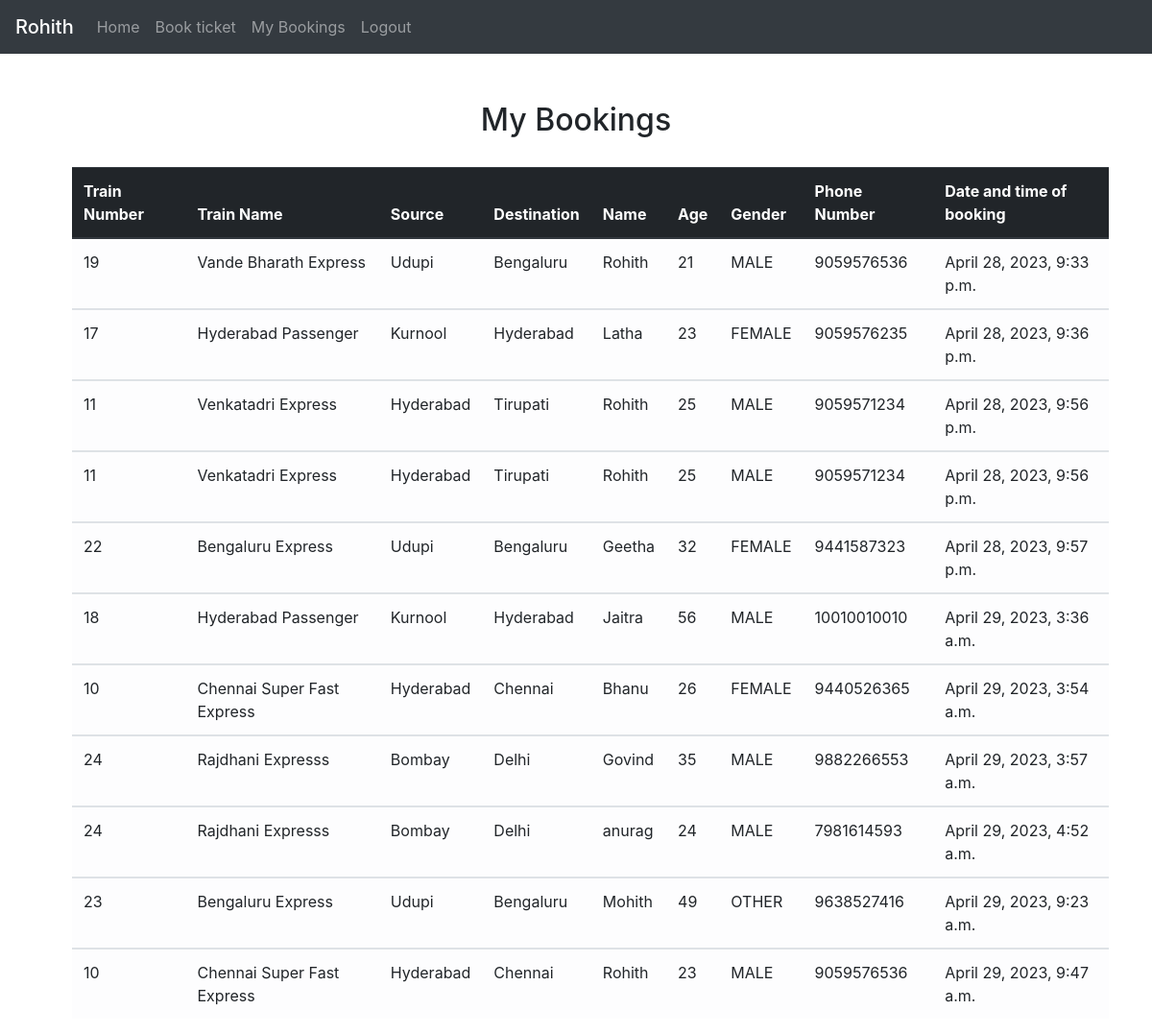
Screenshot of /mybooking/ (signed in) with the database file from the repository.
### reservation/models.py (models this page shows)
class person(models.Model):
    user = models.ForeignKey(User, on_delete=models.CASCADE)
    name=models.CharField(max_length=50)
    age=models.IntegerField()
    gender=models.CharField(max_length=50,choices=(("MALE","MALE"),("FEMALE","FEMALE"),("OTHER","OTHER")))
    email=models.EmailField(max_length=254)
    date_and_time_of_booking=models.DateTimeField(auto_now_add=True)
    phone_number = models.IntegerField(max_length=10)
    train=models.ForeignKey(trains, on_delete=models.CASCADE)

class trains(models.Model):
    train_name=models.CharField(max_length=50)
    source=models.CharField(max_length=50)
    destination=models.CharField(max_length=50)
    date=models.DateField()
    time=models.TimeField(auto_now=False, auto_now_add=False)
    price=models.FloatField(default=120)
    seats_available=models.IntegerField()

### reservation/views.py (the view)
# urls.py: path('mybooking/',views.mybooking,name="mybooking"),
def mybooking(request):
    if request.user.is_authenticated:
        p = person.objects.filter(email=request.user.email)
        return render(request, './mybooking.html', {'persons': p})
    else:
        return render(request, './error.html', {'msg': "User not authenticated"})

### reservation/templates/mybooking.html (shortened to what this page needs)
{% extends "./base.html" %}
{% block content %}
<div style="margin-top: 50px;">
    <center><h2> My Bookings </h2></center>
    <table class="table table-striped" style="width: 90%;margin-left:75px ;margin-top: 30px;">
        <thead class="thead-dark">
            <tr>
                <th scope="col">Train Number</th>
                <th scope="col">Train Name</th>
                <th scope="col">Source</th>
                <th scope="col">Destination</th>
                <th scope="col">Name</th>
                <th scope="col">Age</th>
                <th scope="col">Gender</th>
                <th scope="col">Phone Number</th>
                <th scope="col">Date and time of booking</th>
            </tr>
        </thead>
        <tbody>
            {%for p in persons%}
            <tr class="table-light">
                <td>{{p.train.pk}}</td>
                <td>{{p.train.train_name}}</td>
                <td>{{p.train.source}}</td>
                <td>{{p.train.destination}}</td>
                <td>{{p.name}}</td>
                <td>{{p.age}}</td>
                <td>{{p.gender}}</td>
                <td>{{p.phone_number}}</td>
                <td>{{p.date_and_time_of_booking}}</td>
            </tr>
            </tbody>
            {% endfor %}
    </table>
</div>
{% endblock %}

### reservation/templates/base.html (shortened to what this page needs)
<!doctype html>
<html lang="en">
<head>
    <link rel="stylesheet" href="https://stackpath.bootstrapcdn.com/bootstrap/4.1.3/css/bootstrap.min.css"
>
    <nav class="navbar navbar-expand-lg navbar-dark bg-dark">
        <ul class="navbar-nav">
            {% if request.user.is_superuser %}
            <span class="navbar-brand mb-0 h1">Admin</span>
            {% else %}
            <span class="navbar-brand mb-0 h1">{{request.user.username}}</span>
            {% endif %}
            <li class="nav-item">
                <a class="nav-link" href="http://127.0.0.1:8000/">Home</a>
            </li>
            <li class="nav-item">
                <a class="nav-link" href="http://127.0.0.1:8000/bookform/">Book ticket</a>
            </li>
            <li class="nav-item">
                <a class="nav-link" href="http://127.0.0.1:8000/mybooking/">My Bookings</a>
            </li>
            {% if request.user.is_authenticated %}
            <li class="nav-item">
                <a class="nav-link" href="http://127.0.0.1:8000/logout/">Logout</a>
            </li>
            {% endif %}
        </ul>
    </nav>
</head>
{% block content %}
{% endblock %}
</html>

### rows the page displays
person: train.pk "19", train.train_name "Vande Bharath Express", train.source "Udupi", train.destination "Bengaluru", name "Rohith", age "21", gender "MALE", phone_number "9059576536", date_and_time_of_booking "April 28, 2023, 9:33 p.m."
person: train.pk "17", train.train_name "Hyderabad Passenger", train.source "Kurnool", train.destination "Hyderabad", name "Latha", age "23", gender "FEMALE", phone_number "9059576235", date_and_time_of_booking "April 28, 2023, 9:36 p.m."
person: train.pk "11", train.train_name "Venkatadri Express", train.source "Hyderabad", train.destination "Tirupati", name "Rohith", age "25", gender "MALE", phone_number "9059571234", date_and_time_of_booking "April 28, 2023, 9:56 p.m."
person: train.pk "11", train.train_name "Venkatadri Express", train.source "Hyderabad", train.destination "Tirupati", name "Rohith", age "25", gender "MALE", phone_number "9059571234", date_and_time_of_booking "April 28, 2023, 9:56 p.m."
person: train.pk "22", train.train_name "Bengaluru Express", train.source "Udupi", train.destination "Bengaluru", name "Geetha", age "32", gender "FEMALE", phone_number "9441587323", date_and_time_of_booking "April 28, 2023, 9:57 p.m."
person: train.pk "18", train.train_name "Hyderabad Passenger", train.source "Kurnool", train.destination "Hyderabad", name "Jaitra", age "56", gender "MALE", phone_number "10010010010", date_and_time_of_booking "April 29, 2023, 3:36 a.m."
person: train.pk "10", train.train_name "Chennai Super Fast Express", train.source "Hyderabad", train.destination "Chennai", name "Bhanu", age "26", gender "FEMALE", phone_number "9440526365", date_and_time_of_booking "April 29, 2023, 3:54 a.m."
person: train.pk "24", train.train_name "Rajdhani Expresss", train.source "Bombay", train.destination "Delhi", name "Govind", age "35", gender "MALE", phone_number "9882266553", date_and_time_of_booking "April 29, 2023, 3:57 a.m."
person: train.pk "24", train.train_name "Rajdhani Expresss", train.source "Bombay", train.destination "Delhi", name "anurag", age "24", gender "MALE", phone_number "7981614593", date_and_time_of_booking "April 29, 2023, 4:52 a.m."
person: train.pk "23", train.train_name "Bengaluru Express", train.source "Udupi", train.destination "Bengaluru", name "Mohith", age "49", gender "OTHER", phone_number "9638527416", date_and_time_of_booking "April 29, 2023, 9:23 a.m."
person: train.pk "10", train.train_name "Chennai Super Fast Express", train.source "Hyderabad", train.destination "Chennai", name "Rohith", age "23", gender "MALE", phone_number "9059576536", date_and_time_of_booking "April 29, 2023, 9:47 a.m."

### other values shown
{{ request.user.username }} "Rohith"
